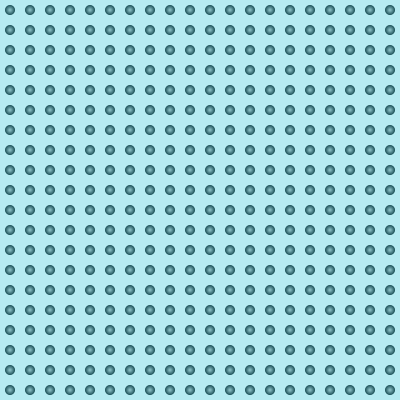
Frame 1 (no input)
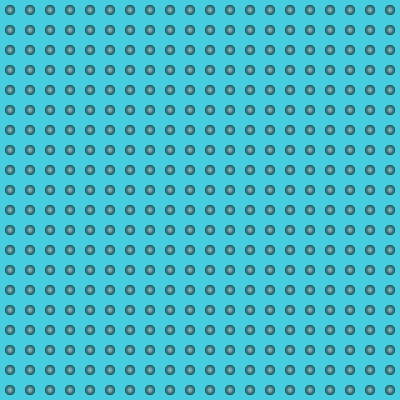
Frame 60 (the mouse pressed at the canvas centre just before this capture)
Frame 120 (the mouse held since frame 60 and released just before this capture): identical to frame 60, image omitted

The Processing sketch that drew these frames (run headless with seeded random() and noise(); from frame 60 on, the mouse is pressed at the canvas centre):

// Processing sketch: processing_92744
// ── processing_92744.pde

//Samantha Ticknor
//sticknor
//Homework 8
// copyright 2013


//Press 'f' to switch to for loop design
//Press 'w' to switch to while loop design

int design, x;
float xoff = 0.0, i , j;


void setup(){
  background(255);
  size(400, 400);
  noiseSeed(-50);
  design = 1;
  x = 0;
}

void draw(){
    if (design == 1){
      dots();
      fill(69, 205, 222, 100);
      rect(0, 0, 400, 400);
    }
    else if(design == 2){
       fill(255);
       rect(0, 0, 400, 400);
       squares();
     }
}

void squares(){
  int x = 0;
  while (x < width) {
    stroke (255);
    fill (255, random(75), random(155));
    rect (x, 5, 10, 10);
    rect (x, 25, 10, 10);
    rect (x, 45, 10, 10);
    rect (x, 65, 10, 10);
    rect (x, 85, 10, 10);
    rect (x, 105, 10, 10);
    rect (x, 125, 10, 10);
    rect (x, 145, 10, 10);    
    rect (x, 165, 10, 10);
    rect (x, 185, 10, 10);
    rect (x, 205, 10, 10);
    rect (x, 225, 10, 10);
    rect (x, 245, 10, 10);
    rect (x, 265, 10, 10);
    rect (x, 285, 10, 10);
    rect (x, 305, 10, 10);
    rect (x, 325, 10, 10);
    rect (x, 345, 10, 10);
    rect (x, 365, 10, 10);
    rect (x, 385, 10, 10);    
    rect (x, 405, 10, 10);
    x = x + 13;
  }
}


void dots(){ 
     for (i =10; i < 400; i+= 20){
         for (j = 10; j < 400; j+= 20){
            smooth();
            noStroke();
            fill(10);
            ellipse(i, j, 10, 10);
            fill(30);
            ellipse(i, j, 9, 9);
            fill(50);
            ellipse(i, j, 8, 8);
            fill(70);
            ellipse(i, j, 7, 7);
            fill(90);
            ellipse(i, j, 6, 6);
            fill(110);
            ellipse(i, j, 5, 5);
            fill(130);
            ellipse(i, j, 4, 4);
            fill(150);
            ellipse(i, j, 3, 3); 
            fill(170);
            ellipse(i, j, 2, 2); 
            fill(255);
         }
}
}

void keyPressed(){
  if (key == 'f'){
     design = 1; 
  }
  else if (key == 'w'){
     design = 2;
  } 
}
